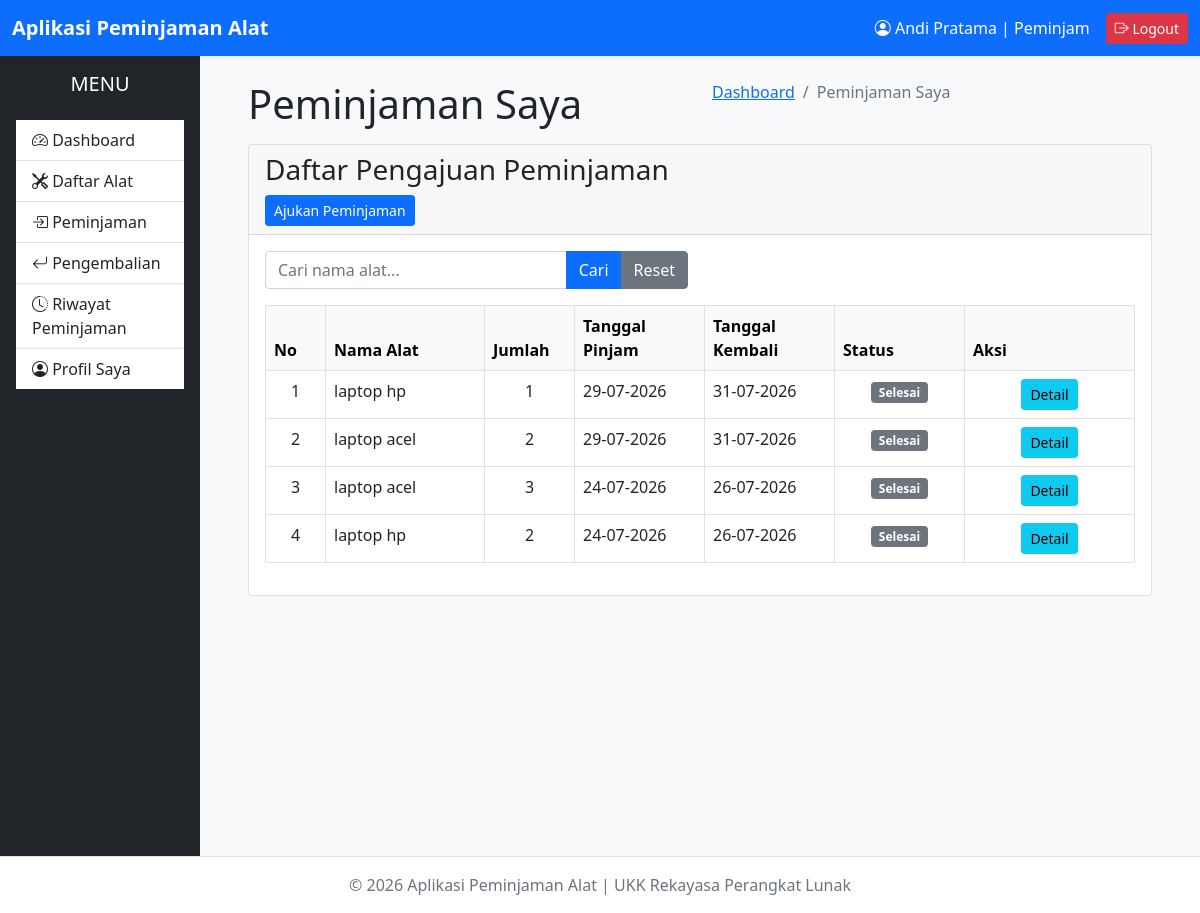
The app's page /peminjam/peminjaman/index.php (signed in), older data.
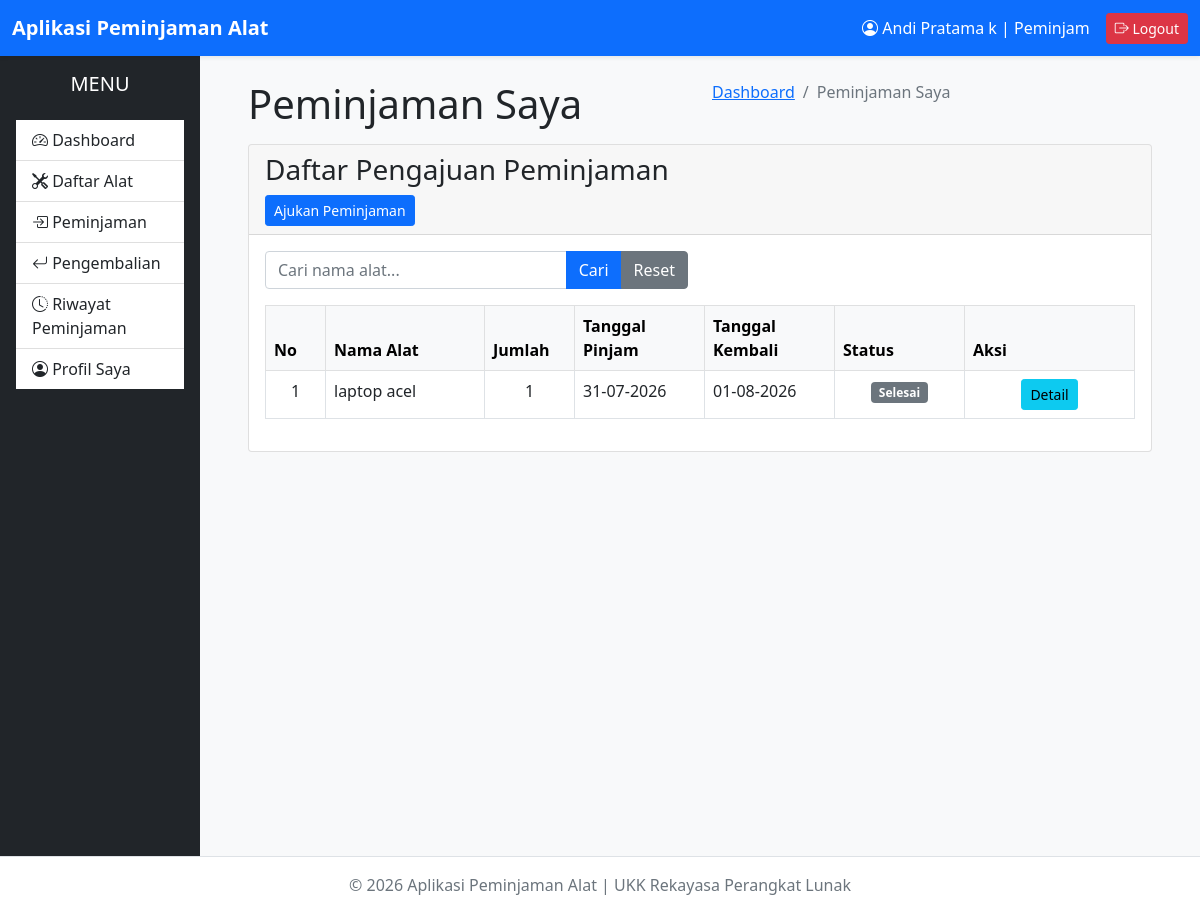
The same page, newer data.
### tables this page shows
CREATE TABLE `detail_peminjaman` (
  `id_detail` int(11) NOT NULL,
  `id_peminjaman` int(11) NOT NULL,
  `id_alat` int(11) NOT NULL,
  `jumlah` int(11) NOT NULL
);

CREATE TABLE `alat` (
  `id_alat` int(11) NOT NULL,
  `id_kategori` int(11) NOT NULL,
  `nama_alat` varchar(150) NOT NULL,
  `stok` int(11) NOT NULL DEFAULT 0,
  `kondisi` enum('Baik','Rusak Ringan','Rusak Berat') DEFAULT 'Baik',
  `lokasi` varchar(100) DEFAULT NULL,
  `foto` varchar(255) DEFAULT NULL,
  `created_at` timestamp NOT NULL DEFAULT current_timestamp(),
  `updated_at` timestamp NOT NULL DEFAULT current_timestamp() ON UPDATE current_timestamp()
);

CREATE TABLE `peminjaman` (
  `id_peminjaman` int(11) NOT NULL,
  `id_user` int(11) NOT NULL,
  `tanggal_pinjam` date NOT NULL,
  `tanggal_kembali` date NOT NULL,
  `status` enum('Menunggu','Disetujui','Ditolak','Dipinjam','Selesai') DEFAULT 'Menunggu',
  `created_at` timestamp NOT NULL DEFAULT current_timestamp(),
  `updated_at` timestamp NOT NULL DEFAULT current_timestamp() ON UPDATE current_timestamp()
);

### peminjam/peminjaman/index.php (the view, shortened to what the changed rows need)
<?php
require '../../config/database.php';
$title = 'Peminjaman Saya';
$idUser = (int) $_SESSION['id_user'];
$sql = "
SELECT
    p.id_peminjaman,
    p.tanggal_pinjam,
    p.tanggal_kembali,
    p.status,
    p.created_at,
    d.id_detail,
    d.jumlah,
    a.id_alat,
    a.nama_alat
FROM peminjaman p
INNER JOIN detail_peminjaman d
    ON p.id_peminjaman = d.id_peminjaman
INNER JOIN alat a
    ON d.id_alat = a.id_alat
WHERE
    p.id_user = ?
";
$parameter = [];
$tipe = '';
$parameter[] = $idUser;
$tipe .= 'i';
$sql .= "
ORDER BY
    p.id_peminjaman DESC
";
$stmt = $conn->prepare($sql);
$stmt->bind_param(
    $tipe,
    ...$parameter
);
$stmt->execute();
$result = $stmt->get_result();
?>
<!DOCTYPE html>
<html lang="id">
<head>
    <?php include '../../layouts/header.php'; ?>
</head>
<body class="hold-transition sidebar-mini layout-fixed">
    <div class="wrapper">
        <?php include '../../layouts/navbar.php'; ?>
        <?php include '../../layouts/sidebar.php'; ?>
        <div class="content-wrapper">
            <section class="content-header">
                <div class="container-fluid">
                    <div class="row mb-2">
                        <div class="col-sm-6">
                            <h1><?= $title; ?></h1>
                        </div>
                    </div>
                </div>
            </section>
            <section class="content">
                <div class="container-fluid">
                    <div class="card card-primary card-outline">
                        <div class="card-body">
                            <div class="table-responsive">
                                <table class="table table-bordered table-hover">
                                    <thead class="table-light">
                                        <tr>
                                            <th width="60">No</th>
                                            <th>Nama Alat</th>
                                            <th width="90">Jumlah</th>
                                            <th width="130">Tanggal Pinjam</th>
                                            <th width="130">Tanggal Kembali</th>
                                            <th width="130">Status</th>
                                            <th width="170">Aksi</th>
                                        </tr>
                                    </thead>
                                    <tbody>
                                        <?php
                                        $no = 1;
                                        while ($row = $result->fetch_assoc()) :
                                        ?>
                                            <?php
                                            switch ($row['status']) {
                                                case 'Selesai':
                                                    $badge = 'secondary';
                                                    break;
                                            }
                                            ?>
                                            <tr>
                                                <td class="text-center">
                                                    <?= $no++; ?>
                                                </td>
                                                <td>
                                                    <?= htmlspecialchars($row['nama_alat']); ?>
                                                </td>
                                                <td class="text-center">
                                                    <?= $row['jumlah']; ?>
                                                </td>
                                                <td>
                                                    <?= date('d-m-Y', strtotime($row['tanggal_pinjam'])); ?>
                                                </td>
                                                <td>
                                                    <?= date('d-m-Y', strtotime($row['tanggal_kembali'])); ?>
                                                </td>
                                                <td class="text-center">
                                                    <span class="badge bg-<?= $badge; ?>">
                                                        <?= htmlspecialchars($row['status']); ?>
                                                    </span>
                                                </td>
                                                <td class="text-center">
                                                    <a
                                                        href="detail.php?id=<?= $row['id_peminjaman']; ?>"
                                                        class="btn btn-info btn-sm">
                                                        Detail
                                                    </a>
                                                </td>
                                            </tr>
                                        <?php endwhile; ?>
                                    </tbody>
                                </table>
                            </div>
                        </div>
                    </div>
                </div>
            </section>
        </div>
        <?php include '../../layouts/footer.php'; ?>
</body>
</html>

### layouts/navbar.php (shortened to what the changed rows need)
<nav class="navbar navbar-expand-lg navbar-dark bg-primary shadow-sm">
    <div class="container-fluid">
        <div class="collapse navbar-collapse"
             id="navbarMenu">
            <ul class="navbar-nav ms-auto align-items-center">
                <li class="nav-item me-3">
                    <span class="text-white">
                        <i class="bi bi-person-circle"></i>
                        <?= $_SESSION['nama_lengkap']; ?>
                        |
                        <?= $_SESSION['level']; ?>
                    </span>
                </li>
            </ul>
        </div>
    </div>
</nav>

Row changes from the older to the newer data that the page shows:
removed detail_peminjaman: id_alat.nama_alat "laptop hp", jumlah "1", id_peminjaman.tanggal_pinjam "29-07-2026", id_peminjaman.tanggal_kembali "31-07-2026", id_peminjaman.status "Selesai"
removed detail_peminjaman: id_alat.nama_alat "laptop acel", jumlah "2", id_peminjaman.tanggal_pinjam "29-07-2026", id_peminjaman.tanggal_kembali "31-07-2026", id_peminjaman.status "Selesai"
removed detail_peminjaman: id_alat.nama_alat "laptop acel", jumlah "3", id_peminjaman.tanggal_pinjam "24-07-2026", id_peminjaman.tanggal_kembali "26-07-2026", id_peminjaman.status "Selesai"
removed detail_peminjaman: id_alat.nama_alat "laptop hp", jumlah "2", id_peminjaman.tanggal_pinjam "24-07-2026", id_peminjaman.tanggal_kembali "26-07-2026", id_peminjaman.status "Selesai"
added detail_peminjaman: id_alat.nama_alat "laptop acel", jumlah "1", id_peminjaman.tanggal_pinjam "31-07-2026", id_peminjaman.tanggal_kembali "01-08-2026", id_peminjaman.status "Selesai"
Text that changed along with them:
$_SESSION['nama_lengkap']: "Andi Pratama" → "Andi Pratama k"
